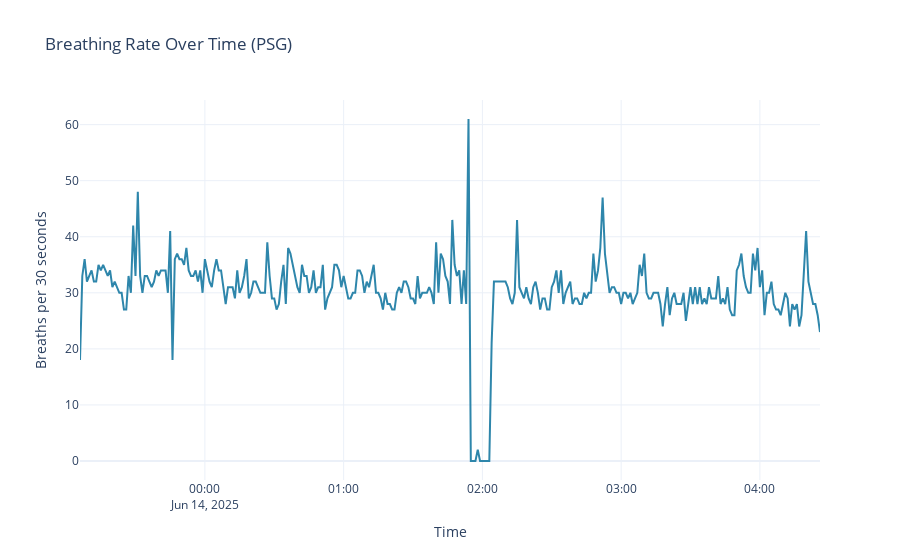

Notebook code cell kept with this figure:
### Code cell
fig = px.line(breathing_rate_summary_df, 
              x='Start_Time', 
              y='Breaths_per_30_seconds',
              title='Breathing Rate Over Time (PSG)',
              labels={
                  'Start_Time': 'Time',
                  'Breaths_per_30_seconds': 'Breaths per 30 seconds'
              })

fig.update_traces(line_color='#2E86AB', line_width=2)
fig.update_layout(template='plotly_white')
fig.show()

### Figure 1 — Plotly figure (JSON) as saved in the notebook; plotly's stock layout.template omitted (floating-point values rounded to 4 significant figures; data arrays with more than 128 entries replaced by an {"elided": "..."} marker saying what was removed)
{"data": [{"hovertemplate": "Time=%{x}<br>Breaths per 30 seconds=%{y}<extra></extra>", "legendgroup": "", "line": {"color": "#2E86AB", "dash": "solid", "width": 2}, "marker": {"symbol": "circle"}, "mode": "lines", "name": "", "orientation": "v", "showlegend": false, "type": "scatter", "x": {"elided": "321 str values"}, "xaxis": "x", "y": {"elided": "321 int values"}, "yaxis": "y"}], "layout": {"legend": {"tracegroupgap": 0}, "title": {"text": "Breathing Rate Over Time (PSG)"}, "xaxis": {"anchor": "y", "domain": [0, 1], "title": {"text": "Time"}}, "yaxis": {"anchor": "x", "domain": [0, 1], "title": {"text": "Breaths per 30 seconds"}}}}
